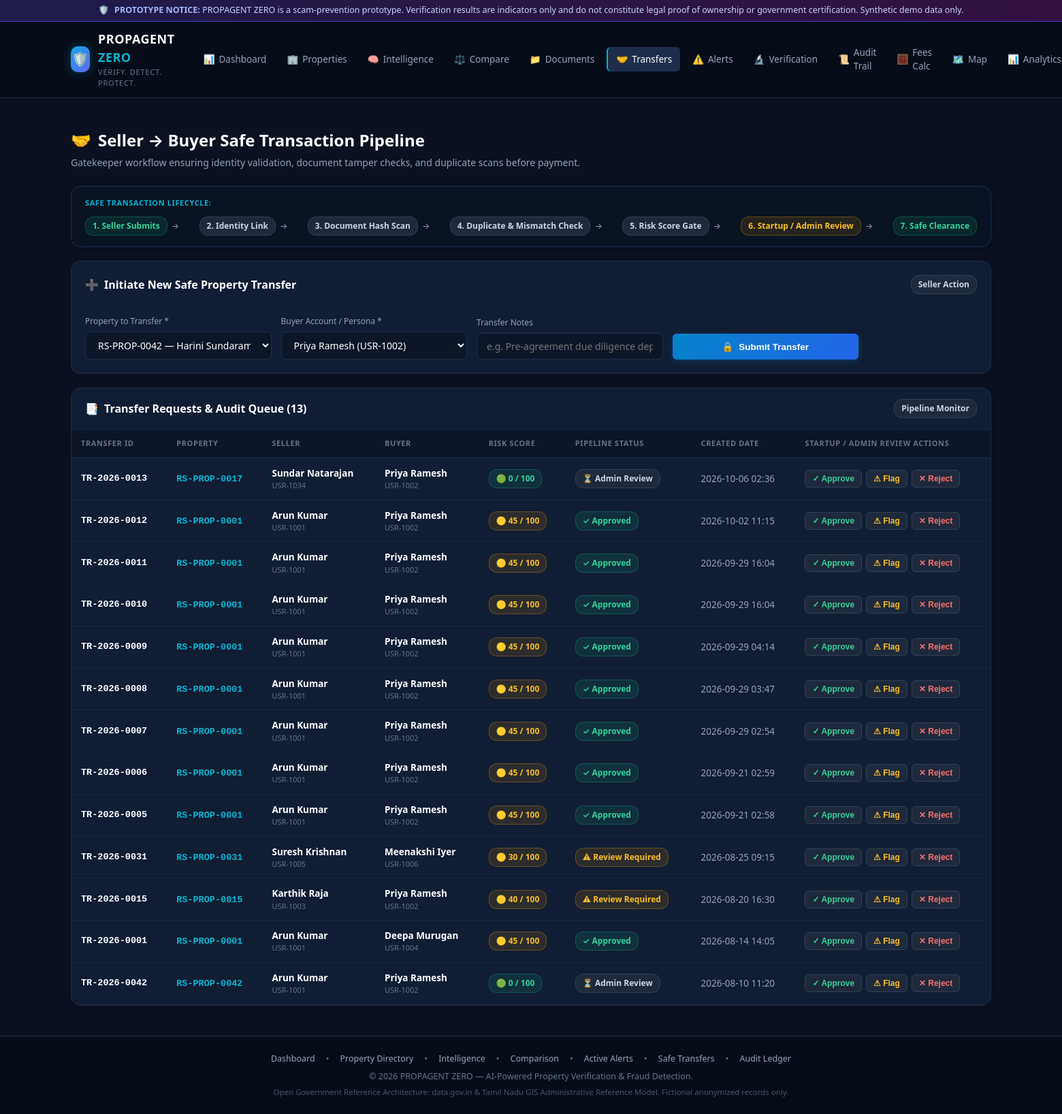
Page /transfers?property_id=RS-PROP-0042 (signed in) on the committed database.
### tables this page shows
CREATE TABLE transfers (
        id INTEGER PRIMARY KEY AUTOINCREMENT,
        transfer_id TEXT UNIQUE NOT NULL,
        property_id TEXT NOT NULL,
        seller_id TEXT NOT NULL,
        buyer_id TEXT NOT NULL,
        status TEXT NOT NULL DEFAULT 'Submitted',
        created_at TEXT NOT NULL DEFAULT CURRENT_TIMESTAMP,
        updated_at TEXT NOT NULL DEFAULT CURRENT_TIMESTAMP,
        notes TEXT,
        FOREIGN KEY (property_id) REFERENCES properties (property_id) ON DELETE CASCADE
    );

CREATE TABLE users (
        id INTEGER PRIMARY KEY AUTOINCREMENT,
        verified_user_id TEXT UNIQUE NOT NULL,
        name TEXT NOT NULL,
        role TEXT NOT NULL DEFAULT 'seller',
        verification_status TEXT NOT NULL DEFAULT 'Verified',
        password_hash TEXT NOT NULL DEFAULT 'demo_hash',
        email TEXT,
        created_at TEXT NOT NULL DEFAULT CURRENT_TIMESTAMP
    );

CREATE TABLE properties (
        id INTEGER PRIMARY KEY AUTOINCREMENT,
        property_id TEXT UNIQUE NOT NULL,
        owner_id TEXT NOT NULL,
        owner_name TEXT NOT NULL,
        survey_number TEXT NOT NULL,
        land_area REAL NOT NULL,
        area_unit TEXT NOT NULL DEFAULT 'sq.ft',
        property_type TEXT NOT NULL,
        district TEXT NOT NULL,
        taluk TEXT NOT NULL,
        village TEXT NOT NULL,
        location TEXT NOT NULL,
        registration_date TEXT NOT NULL,
        ownership_status TEXT NOT NULL DEFAULT 'Active',
        verification_status TEXT NOT NULL DEFAULT 'Pending',
        risk_score INTEGER NOT NULL DEFAULT 0,
        risk_level TEXT NOT NULL DEFAULT 'Low Risk',
        previous_owner TEXT,
        transfer_date TEXT,
        created_at TEXT NOT NULL DEFAULT CURRENT_TIMESTAMP
    , latitude REAL DEFAULT 13.0827, longitude REAL DEFAULT 80.2707, address TEXT DEFAULT "", land_purpose TEXT DEFAULT "Residential", declared_purpose TEXT DEFAULT "Residential", location_status TEXT DEFAULT "Consistent", purpose_status TEXT DEFAULT "Consistent", boundary_coordinates TEXT DEFAULT "", utility_dues TEXT DEFAULT "");

### app.py (the view)
@app.route('/transfers')
@login_required
def transfers():
    conn = get_db_connection()
    cursor = conn.cursor()
    cursor.execute("""
        SELECT t.*, p.risk_score, p.risk_level, p.verification_status as prop_verif,
               u1.name as seller_name, u2.name as buyer_name
        FROM transfers t
        LEFT JOIN properties p ON t.property_id = p.property_id
        LEFT JOIN users u1 ON t.seller_id = u1.verified_user_id
        LEFT JOIN users u2 ON t.buyer_id = u2.verified_user_id
        ORDER BY t.id DESC
    """)
    transfer_list = [dict(r) for r in cursor.fetchall()]
    cursor.execute("SELECT property_id, owner_name, risk_score FROM properties ORDER BY property_id ASC")
    props = [dict(r) for r in cursor.fetchall()]
    cursor.execute("SELECT * FROM users WHERE role = 'buyer'")
    buyers = [dict(r) for r in cursor.fetchall()]
    conn.close()
    return render_template(
        'transfers.html',
        transfers=transfer_list,
        properties=props,
        buyers=buyers,
        selected_property_id=request.args.get('property_id')
    )

### templates/transfers.html (shortened to what this page needs)
{% extends "base.html" %}
{% block content %}
<div class="page-header">
  <div class="page-title">
    <h2><span>🤝</span> Seller &rarr; Buyer Safe Transaction Pipeline</h2>
    <p>Gatekeeper workflow ensuring identity validation, document tamper checks, and duplicate scans before payment.</p>
  </div>
</div>
<div class="card" style="background: #091322; border-color: #1e3355; padding: 16px 20px;">
  <div style="font-size: 11px; text-transform: uppercase; color: var(--accent-cyan); font-weight: 700; letter-spacing: 0.6px; margin-bottom: 12px;">
    SAFE TRANSACTION LIFECYCLE:
  </div>
  <div style="display: flex; align-items: center; justify-content: space-between; flex-wrap: wrap; gap: 10px; font-size: 12px; color: var(--text-secondary);">
    <div style="display: flex; align-items: center; gap: 6px;">
      <span class="badge badge-verified">1. Seller Submits</span>
      <span>&rarr;</span>
    </div>
    <div style="display: flex; align-items: center; gap: 6px;">
      <span class="badge badge-neutral">2. Identity Link</span>
      <span>&rarr;</span>
    </div>
    <div style="display: flex; align-items: center; gap: 6px;">
      <span class="badge badge-neutral">3. Document Hash Scan</span>
      <span>&rarr;</span>
    </div>
    <div style="display: flex; align-items: center; gap: 6px;">
      <span class="badge badge-neutral">4. Duplicate & Mismatch Check</span>
      <span>&rarr;</span>
    </div>
    <div style="display: flex; align-items: center; gap: 6px;">
      <span class="badge badge-neutral">5. Risk Score Gate</span>
      <span>&rarr;</span>
    </div>
    <div style="display: flex; align-items: center; gap: 6px;">
      <span class="badge badge-review-required">6. Startup / Admin Review</span>
      <span>&rarr;</span>
    </div>
    <div>
      <span class="badge badge-verified">7. Safe Clearance</span>
    </div>
  </div>
</div>
<div class="card">
  <div class="card-header">
    <h3><span>➕</span> Initiate New Safe Property Transfer</h3>
    <span class="badge badge-neutral">Seller Action</span>
  </div>
  {% if session.get('user_role') in ('seller', 'admin') %}
  <form method="POST" action="{{ url_for('initiate_transfer') }}" style="display: grid; grid-template-columns: repeat(auto-fit, minmax(220px, 1fr)) 160px; gap: 14px; align-items: flex-end;">
    <div>
      <label style="font-size: 12px; color: var(--text-secondary); display: block; margin-bottom: 6px;">
        Property to Transfer *
      </label>
      <select name="property_id" class="form-control" required>
        {% for p in properties %}
          <option value="{{ p.property_id }}" {% if selected_property_id == p.property_id %}selected{% endif %}>
            {{ p.property_id }} — {{ p.owner_name }} (Risk: {{ p.risk_score }})
          </option>
        {% endfor %}
      </select>
    </div>
    <div>
      <label style="font-size: 12px; color: var(--text-secondary); display: block; margin-bottom: 6px;">
        Buyer Account / Persona *
      </label>
      <select name="buyer_id" class="form-control" required>
        {% for u in buyers %}
          <option value="{{ u.verified_user_id }}">{{ u.name }} ({{ u.verified_user_id }})</option>
        {% endfor %}
      </select>
    </div>
    <div>
      <label style="font-size: 12px; color: var(--text-secondary); display: block; margin-bottom: 6px;">
        Transfer Notes
      </label>
      <input type="text" name="notes" class="form-control" placeholder="e.g. Pre-agreement due diligence deposit">
    </div>
    <button type="submit" class="btn btn-primary" style="height: 38px;">
      <span>🔒</span> Submit Transfer
    </button>
  </form>
  {% else %}
  <p style="color: var(--text-muted); padding: 12px 0; font-size: 13px;">🔒 Buyers cannot initiate transfers. Contact the seller.</p>
  {% endif %}
</div>
<div class="card" style="padding: 0; overflow: hidden;">
  <div class="card-header" style="padding: 16px 20px; margin: 0;">
    <h3><span>📑</span> Transfer Requests & Audit Queue ({{ transfers|length }})</h3>
    <span class="badge badge-neutral">Pipeline Monitor</span>
  </div>
  <div class="table-responsive">
    <table class="data-table">
      <thead>
        <tr>
          <th>Transfer ID</th>
          <th>Property</th>
          <th>Seller</th>
          <th>Buyer</th>
          <th>Risk Score</th>
          <th>Pipeline Status</th>
          <th>Created Date</th>
          <th>Startup / Admin Review Actions</th>
        </tr>
      </thead>
      <tbody>
        {% for tr in transfers %}
          <tr>
            <td class="mono-id"><strong>{{ tr.transfer_id }}</strong></td>
            <td>
              <a href="{{ url_for('property_passport', property_id=tr.property_id) }}" class="mono-id" style="text-decoration: none;">
                {{ tr.property_id }}
              </a>
            </td>
            <td>
              <strong>{{ tr.seller_name or tr.seller_id }}</strong>
              <div style="font-size: 11px; color: var(--text-muted);">{{ tr.seller_id }}</div>
            </td>
            <td>
              <strong>{{ tr.buyer_name or tr.buyer_id }}</strong>
              <div style="font-size: 11px; color: var(--text-muted);">{{ tr.buyer_id }}</div>
            </td>
            <td>
              {% if tr.risk_score >= 60 %}
                <span class="badge badge-high-risk">🔴 {{ tr.risk_score }} / 100</span>
              {% elif tr.risk_score >= 30 %}
                <span class="badge badge-review-required">🟡 {{ tr.risk_score }} / 100</span>
              {% else %}
                <span class="badge badge-low-risk">🟢 {{ tr.risk_score }} / 100</span>
              {% endif %}
            </td>
            <td>
              {% if tr.status == 'Approved' %}
                <span class="badge badge-verified">✓ Approved</span>
              {% elif tr.status == 'Review Required' %}
                <span class="badge badge-review-required">⚠ Review Required</span>
              {% elif tr.status == 'Rejected' %}
                <span class="badge badge-high-risk">❌ Rejected</span>
              {% else %}
                <span class="badge badge-neutral">⏳ {{ tr.status }}</span>
              {% endif %}
            </td>
            <td>{{ tr.created_at[:16] }}</td>
            <td>
              {% if session.get('user_role') == 'admin' %}
              <div style="display: flex; gap: 6px;">
                <form method="POST" action="{{ url_for('update_transfer_status', transfer_id=tr.transfer_id, new_status='Approved') }}" style="display: inline;">
                  <button type="submit" class="btn btn-secondary btn-sm" style="color: #34d399;" title="Approve Transfer">
                    ✓ Approve
                  </button>
                </form>
                <form method="POST" action="{{ url_for('update_transfer_status', transfer_id=tr.transfer_id, new_status='Review Required') }}" style="display: inline;">
                  <button type="submit" class="btn btn-secondary btn-sm" style="color: #fbbf24;" title="Flag for In-depth Diligence">
                    ⚠ Flag
                  </button>
                </form>
                <form method="POST" action="{{ url_for('update_transfer_status', transfer_id=tr.transfer_id, new_status='Rejected') }}" style="display: inline;">
                  <button type="submit" class="btn btn-secondary btn-sm" style="color: #f87171;" title="Reject Transfer">
                    ✕ Reject
                  </button>
                </form>
              </div>
              {% else %}
              <span style="color: var(--text-muted); font-size: 12px;">—</span>
              {% endif %}
            </td>
          </tr>
        {% else %}
          <tr>
            <td colspan="8" style="text-align: center; padding: 32px; color: var(--text-muted);">
              No property transfers currently in pipeline.
            </td>
          </tr>
        {% endfor %}
      </tbody>
    </table>
  </div>
</div>
{% endblock %}

### rows in the picture
transfers: transfer_id "TR-2026-0013", property_id "RS-PROP-0017", name "Sundar Natarajan", seller_id "USR-1034", name "Priya Ramesh", buyer_id "USR-1002", risk_score "0", status "Admin Review", created_at "2026-10-06 02:36"
transfers: transfer_id "TR-2026-0012", property_id "RS-PROP-0001", name "Arun Kumar", seller_id "USR-1001", name "Priya Ramesh", buyer_id "USR-1002", risk_score "45", status "✓ Approved", created_at "2026-10-02 11:15"
transfers: transfer_id "TR-2026-0011", property_id "RS-PROP-0001", name "Arun Kumar", seller_id "USR-1001", name "Priya Ramesh", buyer_id "USR-1002", risk_score "45", status "✓ Approved", created_at "2026-09-29 16:04"
transfers: transfer_id "TR-2026-0010", property_id "RS-PROP-0001", name "Arun Kumar", seller_id "USR-1001", name "Priya Ramesh", buyer_id "USR-1002", risk_score "45", status "✓ Approved", created_at "2026-09-29 16:04"
transfers: transfer_id "TR-2026-0009", property_id "RS-PROP-0001", name "Arun Kumar", seller_id "USR-1001", name "Priya Ramesh", buyer_id "USR-1002", risk_score "45", status "✓ Approved", created_at "2026-09-29 04:14"
transfers: transfer_id "TR-2026-0008", property_id "RS-PROP-0001", name "Arun Kumar", seller_id "USR-1001", name "Priya Ramesh", buyer_id "USR-1002", risk_score "45", status "✓ Approved", created_at "2026-09-29 03:47"
transfers: transfer_id "TR-2026-0007", property_id "RS-PROP-0001", name "Arun Kumar", seller_id "USR-1001", name "Priya Ramesh", buyer_id "USR-1002", risk_score "45", status "✓ Approved", created_at "2026-09-29 02:54"
transfers: transfer_id "TR-2026-0006", property_id "RS-PROP-0001", name "Arun Kumar", seller_id "USR-1001", name "Priya Ramesh", buyer_id "USR-1002", risk_score "45", status "✓ Approved", created_at "2026-09-21 02:59"

### other values in the picture
{{ transfers|length }} "13"
form field property_id "RS-PROP-0042 — Harini Sundaram (Risk: 0)"
form field buyer_id "Priya Ramesh (USR-1002)"
